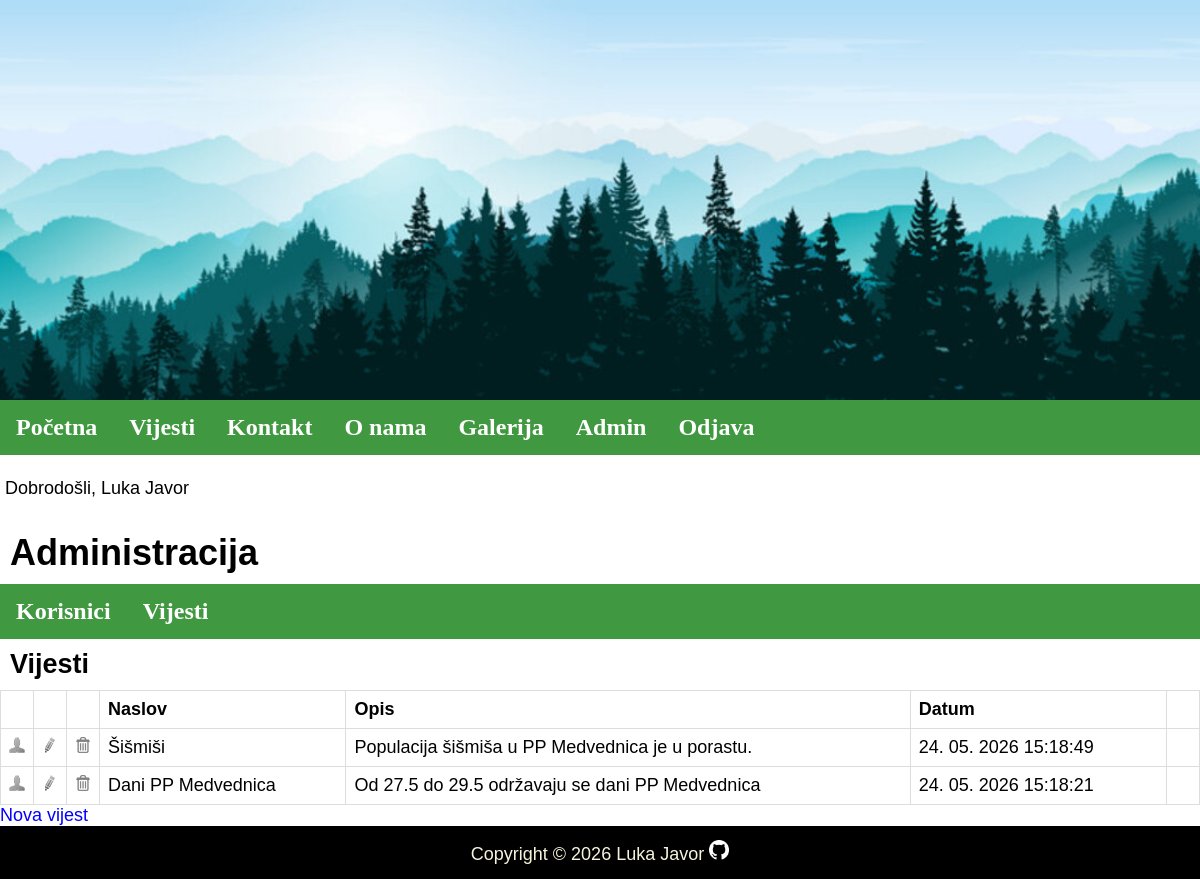
The page /index.php?menu=7&action=2 (signed in) on the database its author committed.
### tables this page shows
CREATE TABLE `news` (
  `id` int(11) NOT NULL,
  `title` varchar(255) NOT NULL,
  `description` text NOT NULL,
  `date` timestamp NOT NULL DEFAULT current_timestamp() ON UPDATE current_timestamp(),
  `picture` varchar(255) NOT NULL,
  `archive` enum('Y','N') NOT NULL
);

### functions.php (called while the page is built)
<?php
	function pickerDateToMysql($pickerDate){
		$date = DateTime::createFromFormat('Y-m-d H:i:s', $pickerDate);
		return $date->format('d. m. Y H:i:s');
	}
?>

### admin/news.php (the view, shortened to what this page needs)
<?php
	if (isset($_GET['id']) && $_GET['id'] != '') {
		$query  = "SELECT * FROM news";
		$query .= " WHERE id=".$_GET['id'];
		$query .= " ORDER BY date DESC";
		$result = @mysqli_query($MySQL, $query);
		$row = @mysqli_fetch_array($result);
		print '
		<h2>Pregled vijesti</h2>
		<div class="vijest">
			<img src="news/' . $row['picture'] . '" alt="' . $row['title'] . '" title="' . $row['title'] . '">
			<h2>' . $row['title'] . '</h2>
			' . $row['description'] . '
			<time datetime="' . $row['date'] . '">' . pickerDateToMysql($row['date']) . '</time>
			<hr>
		</div>
		<p><a href="index.php?menu='.$menu.'&amp;action='.$action.'">Natrag</a></p>';
	}
	else {
		print '
		<h2>Vijesti</h2>
		<div id="news">
			<table style="width:100%;border-collapse: collapse;">
				<thead>
					<tr>
						<th style="border: 1px solid #ddd;padding: 8px;" width="16"></th>
						<th style="border: 1px solid #ddd;padding: 8px;" width="16"></th>
						<th style="border: 1px solid #ddd;padding: 8px;" width="16"></th>
						<th style="border: 1px solid #ddd;padding: 8px;">Naslov</th>
						<th style="border: 1px solid #ddd;padding: 8px;">Opis</th>
						<th style="border: 1px solid #ddd;padding: 8px;">Datum</th>
						<th style="border: 1px solid #ddd;padding: 8px;" width="16"></th>
					</tr>
				</thead>
				<tbody>';
				$query  = "SELECT * FROM news";
				$query .= " ORDER BY date DESC";
				$result = @mysqli_query($MySQL, $query);
				while($row = @mysqli_fetch_array($result)) {
					print '
					<tr>
						<td style="border: 1px solid #ddd;padding: 8px;"><a href="index.php?menu='.$menu.'&amp;action='.$action.'&amp;id=' .$row['id']. '"><img src="admin/images/user.png" alt="user"></a></td>
						<td style="border: 1px solid #ddd;padding: 8px;"><a href="index.php?menu='.$menu.'&amp;action='.$action.'&amp;edit=' .$row['id']. '"><img src="admin/images/edit.png" alt="uredi"></a></td>
						<td style="border: 1px solid #ddd;padding: 8px;"><a href="index.php?menu='.$menu.'&amp;action='.$action.'&amp;delete=' .$row['id']. '"><img src="admin/images/delete.png" alt="obriši"></a></td>
						<td style="border: 1px solid #ddd;padding: 8px;">' . $row['title'] . '</td>
						<td style="border: 1px solid #ddd;padding: 8px;">';
						if(strlen($row['description']) > 160) {
                            echo substr(strip_tags($row['description']), 0, 160).'...';
                        } else {
                            echo strip_tags($row['description']);
                        }
						print '
						</td>
						<td style="border: 1px solid #ddd;padding: 8px;">' . pickerDateToMysql($row['date']) . '</td>
						<td style="border: 1px solid #ddd;padding: 8px;">';
						print '
						</td>
					</tr>';
				}
			print '
				</tbody>
			</table>
			<a href="index.php?menu=' . $menu . '&amp;action=' . $action . '&amp;add=true" class="AddLink">Nova vijest</a>
		</div>';
	}
?>

### stilovi.css (style rules this page uses)
body { text-align: left; font-size: 18px; font-family: Verdana, Geneva, Tahoma, sans-serif; margin: 0; }
h2 { padding: 10px; margin: 0; }
main a { color: blue; text-decoration: none; }
p { padding: 5px; }

### rows shown on the page
news: title "Šišmiši", description "Populacija šišmiša u PP Medvednica je u porastu.", date "24. 05. 2026 15:18:49"
news: title "Dani PP Medvednica", description "Od 27.5 do 29.5 održavaju se dani PP Medvednica", date "24. 05. 2026 15:18:21"

### other values the page prints
$_SESSION['message'] "Dobrodošli, Luka Javor"
